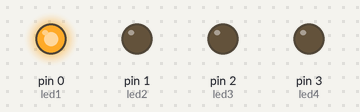
Simulated run of this sketch. Board: Arduino Uno, built with avr-gcc and run on an emulated ATmega328P. Parts: output pins drawn as LEDs (lit = HIGH).

Above: at 1.5 s.
At 4.5 s:
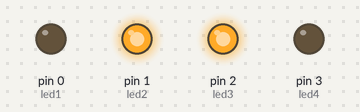
At 7.5 s:
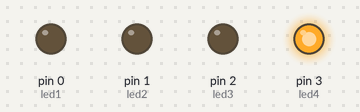
Timing chart, 0 to 11.7 s (numbered marks = the images above):
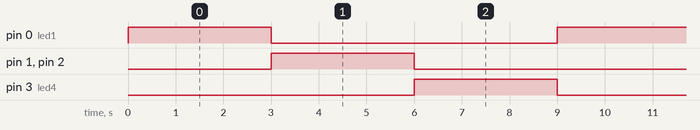

The sketch:

Worksheet_1.1.ino
```cpp
int led1 = 0;
int led2 = 1;
int led3 = 2;
int led4 = 3;

void setup()
{
  pinMode(led1, OUTPUT);
  pinMode(led2, OUTPUT);
  pinMode(led3, OUTPUT);
  pinMode(led4, OUTPUT);
}
void loop()
{
  digitalWrite(led1, HIGH);
  digitalWrite(led2, LOW);
  digitalWrite(led3, LOW);
  digitalWrite(led4, LOW);
  delay(3000);
  digitalWrite(led2, HIGH);
  digitalWrite(led3, HIGH);
  digitalWrite(led1, LOW);
  digitalWrite(led4, LOW);
  delay(3000);
  digitalWrite(led1, LOW);
  digitalWrite(led2, LOW);
  digitalWrite(led3, LOW);
  digitalWrite(led4, HIGH);
  delay(3000);
}
```

Measured:
- by itself, pin 0 (led1), pin 1 (led2), pin 2 (led3), pin 3 (led4): alternates HIGH for 3.0 s and LOW for 6.0 s
- by itself, everything shown: repeats every 9.0 s, in 3 steps
